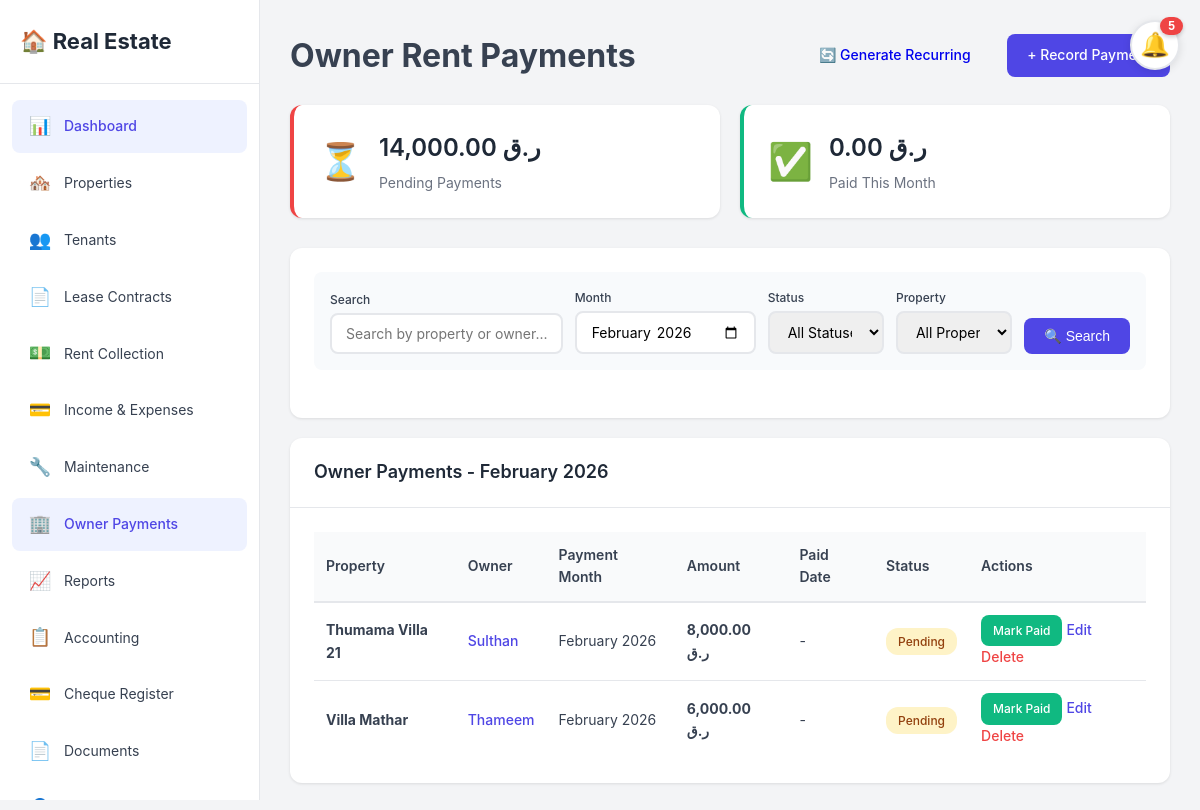
Screenshot of /owners/index.php (signed in) with the database file from the repository.
### tables this page shows
CREATE TABLE `owner_payments` (
  `id` int(11) NOT NULL,
  `property_id` int(11) NOT NULL,
  `user_id` int(11) NOT NULL,
  `amount` decimal(10,2) NOT NULL,
  `payment_month` date NOT NULL,
  `paid_date` date DEFAULT NULL,
  `cheque_number` varchar(50) DEFAULT NULL,
  `payment_method` enum('Cash','Check','Cheque','Bank Transfer','Credit Card','Online','Other') DEFAULT 'Bank Transfer',
  `reference_number` varchar(100) DEFAULT NULL,
  `notes` text DEFAULT NULL,
  `status` enum('Pending','Paid','Overdue') DEFAULT 'Pending',
  `created_at` timestamp NOT NULL DEFAULT current_timestamp(),
  `updated_at` timestamp NOT NULL DEFAULT current_timestamp() ON UPDATE current_timestamp()
);

CREATE TABLE `properties` (
  `id` int(11) NOT NULL,
  `user_id` int(11) NOT NULL,
  `parent_property_id` int(11) DEFAULT NULL,
  `unit_name` varchar(100) DEFAULT NULL,
  `is_unit` tinyint(1) DEFAULT 0,
  `owner_name` varchar(255) DEFAULT NULL,
  `owner_contact` varchar(255) DEFAULT NULL,
  `owner_email` varchar(255) DEFAULT NULL,
  `owner_phone` varchar(20) DEFAULT NULL,
  `monthly_rent_to_owner` decimal(10,2) DEFAULT 0.00,
  `property_name` varchar(255) NOT NULL,
  `address` varchar(500) NOT NULL,
  `city` varchar(100) NOT NULL,
  `state` varchar(100) DEFAULT NULL,
  `zip_code` varchar(20) DEFAULT NULL,
  `country` varchar(100) DEFAULT 'Qatar',
  `property_type` enum('Apartment','House','Condo','Townhouse','Commercial','Other') NOT NULL,
  `bedrooms` int(11) DEFAULT NULL,
  `bathrooms` decimal(3,1) DEFAULT NULL,
  `square_feet` int(11) DEFAULT NULL,
  `purchase_price` decimal(12,2) DEFAULT NULL,
  `current_value` decimal(12,2) DEFAULT NULL,
  `purchase_date` date DEFAULT NULL,
  `default_rent` decimal(10,2) DEFAULT 0.00,
  `status` enum('Vacant','Occupied','Under Maintenance') DEFAULT 'Vacant',
  `notes` text DEFAULT NULL,
  `created_at` timestamp NOT NULL DEFAULT current_timestamp(),
  `updated_at` timestamp NOT NULL DEFAULT current_timestamp() ON UPDATE current_timestamp()
);

### config/config.php (called while the page is built, shortened)
<?php
function isLoggedIn() {
    return isset($_SESSION['user_id']) && !empty($_SESSION['user_id']);
}
function getCurrentUserId() {
    return isset($_SESSION['user_id']) ? $_SESSION['user_id'] : null;
}
function getCurrencySymbol($currency_code) {
    $currencies = [
        'USD' => '$',
        'QAR' => 'ر.ق',
        'SAR' => 'ر.س',
        'AED' => 'د.إ',
        'EUR' => '€',
        'GBP' => '£',
        'CAD' => 'C$',
        'AUD' => 'A$',
        'JPY' => '¥',
        'INR' => '₹',
        'PKR' => '₨',
        'EGP' => 'E£',
        'BHD' => '.د.ب',
        'KWD' => 'د.ك',
        'OMR' => 'ر.ع.',
    ];
    return isset($currencies[$currency_code]) ? $currencies[$currency_code] : '$';
}
function getUserCurrency() {
    if (isset($_SESSION['user_currency'])) {
        return $_SESSION['user_currency'];
    }
    return $currency;
}
function formatCurrency($amount, $currency_code = null) {
    if ($currency_code === null) {
        $currency_code = getUserCurrency();
    }
    $symbol = getCurrencySymbol($currency_code);
    $formatted = number_format($amount, 2);
    $rtl_currencies = ['QAR', 'SAR', 'AED', 'BHD', 'KWD', 'OMR'];
    if (in_array($currency_code, $rtl_currencies)) {
        return $formatted . ' ' . $symbol;
    } else {
        return $symbol . $formatted;
    }
}
?>

### owners/index.php (the view, shortened to what this page needs)
<?php
require_once '../config/config.php';
$conn = getDBConnection();
$user_id = getCurrentUserId();
$current_user = $conn->query("SELECT role FROM users WHERE id = $user_id")->fetch_assoc();
$user_role = $current_user['role'] ?? 'User';
$can_delete_any = in_array($user_role, ['Super Admin', 'Admin']);
$search = isset($_GET['search']) ? $conn->real_escape_string($_GET['search']) : '';
$month = isset($_GET['month']) ? $conn->real_escape_string($_GET['month']) : date('Y-m');
$where_clause = $can_delete_any
    ? "DATE_FORMAT(op.payment_month, '%Y-%m') = '$month'"
    : "op.user_id = $user_id AND DATE_FORMAT(op.payment_month, '%Y-%m') = '$month'";
$owner_payments = $conn->query("SELECT op.*, p.property_name, p.owner_name, p.monthly_rent_to_owner
    FROM owner_payments op
    INNER JOIN properties p ON op.property_id = p.id
    WHERE $where_clause
    ORDER BY op.payment_month DESC, op.status ASC");
$stats_where = $can_delete_any
    ? "op.status = 'Pending' AND DATE_FORMAT(op.payment_month, '%Y-%m') = '$month'"
    : "op.user_id = $user_id AND op.status = 'Pending' AND DATE_FORMAT(op.payment_month, '%Y-%m') = '$month'";
$total_pending = $conn->query("SELECT COALESCE(SUM(amount), 0) as total FROM owner_payments op
    INNER JOIN properties p ON op.property_id = p.id
    WHERE $stats_where")->fetch_assoc()['total'];
$stats_where_paid = $can_delete_any
    ? "op.status = 'Paid' AND DATE_FORMAT(op.payment_month, '%Y-%m') = '$month'"
    : "op.user_id = $user_id AND op.status = 'Paid' AND DATE_FORMAT(op.payment_month, '%Y-%m') = '$month'";
$total_paid = $conn->query("SELECT COALESCE(SUM(amount), 0) as total FROM owner_payments op
    INNER JOIN properties p ON op.property_id = p.id
    WHERE $stats_where_paid")->fetch_assoc()['total'];
include '../includes/header.php';
?>
<div class="page-actions">
    <h1>Owner Rent Payments</h1>
    <div>
        <a href="generate.php" class="btn">🔄 Generate Recurring</a>
        <a href="add.php" class="btn btn-primary" style="margin-left: 12px;">+ Record Payment</a>
    </div>
</div>
<div class="stats-grid" style="margin-bottom: 30px;">
    <div class="stat-card stat-expense">
        <div class="stat-icon">⏳</div>
        <div class="stat-content">
            <h3><?php echo formatCurrency($total_pending); ?></h3>
            <p>Pending Payments</p>
        </div>
    </div>
    <div class="stat-card stat-income">
        <div class="stat-icon">✅</div>
        <div class="stat-content">
            <h3><?php echo formatCurrency($total_paid); ?></h3>
            <p>Paid This Month</p>
        </div>
    </div>
</div>
<div class="content-card" style="margin-bottom: 20px;">
    <div class="card-body">
        <form method="GET" action="" style="margin-bottom: 24px; padding: 16px; background: #f8fafc; border-radius: 8px;">
            <div style="display: grid; grid-template-columns: 2fr 1fr 1fr 1fr auto; gap: 12px; align-items: end;">
                <div class="form-group" style="margin-bottom: 0;">
                    <label for="search" style="font-size: 12px; margin-bottom: 4px;">Search</label>
                    <input type="text" id="search" name="search" placeholder="Search by property or owner..." value="<?php echo htmlspecialchars($search); ?>" style="width: 100%;">
                </div>
                <div class="form-group" style="margin-bottom: 0;">
                    <label for="month_filter" style="font-size: 12px; margin-bottom: 4px;">Month</label>
                    <input type="month" id="month_filter" name="month" value="<?php echo htmlspecialchars($month); ?>" style="width: 100%;">
                </div>
                <div class="form-group" style="margin-bottom: 0;">
                    <label for="status_filter" style="font-size: 12px; margin-bottom: 4px;">Status</label>
                    <select id="status_filter" name="status" style="width: 100%;">
                        <option value="">All Statuses</option>
                    </select>
                </div>
                <div class="form-group" style="margin-bottom: 0;">
                    <label for="property_filter" style="font-size: 12px; margin-bottom: 4px;">Property</label>
                    <select id="property_filter" name="property" style="width: 100%;">
                        <option value="">All Properties</option>
                    </select>
                </div>
                <div style="display: flex; gap: 8px;">
                    <button type="submit" class="btn btn-primary">🔍 Search</button>
                </div>
            </div>
        </form>
    </div>
</div>
<div class="content-card">
    <div class="card-header">
        <h2>Owner Payments - <?php echo date('F Y', strtotime($month . '-01')); ?></h2>
    </div>
    <div class="card-body">
        <?php if ($owner_payments->num_rows > 0): ?>
            <div class="table-responsive">
                <table class="data-table">
                    <thead>
                        <tr>
                            <th>Property</th>
                            <th>Owner</th>
                            <th>Payment Month</th>
                            <th>Amount</th>
                            <th>Paid Date</th>
                            <th>Status</th>
                            <th>Actions</th>
                        </tr>
                    </thead>
                    <tbody>
                        <?php while ($payment = $owner_payments->fetch_assoc()): ?>
                            <tr>
                                <td><strong><?php echo htmlspecialchars($payment['property_name']); ?></strong></td>
                                <td>
                                    <?php if (!empty($payment['owner_name'])): ?>
                                        <a href="profile.php?owner=<?php echo urlencode($payment['owner_name']); ?>" class="btn-link">
                                            <?php echo htmlspecialchars($payment['owner_name']); ?>
                                        </a>
                                    <?php else: ?>
                                        N/A
                                    <?php endif; ?>
                                </td>
                                <td><?php echo date('F Y', strtotime($payment['payment_month'])); ?></td>
                                <td><strong><?php echo formatCurrency($payment['amount']); ?></strong></td>
                                <td><?php echo $payment['paid_date'] ? formatDate($payment['paid_date']) : '-'; ?></td>
                                <td>
                                    <?php if ($payment['status'] == 'Paid'): ?>
                                        <span class="badge badge-success">Paid</span>
                                    <?php else: ?>
                                        <span class="badge badge-warning">Pending</span>
                                    <?php endif; ?>
                                </td>
                                <td>
                                    <?php
                                    $can_edit_delete = $can_delete_any || ($payment['user_id'] == $user_id);
                                    ?>
                                    <?php if ($can_edit_delete && $payment['status'] == 'Pending'): ?>
                                        <a href="index.php?mark_paid=<?php echo $payment['id']; ?>"
                                           class="btn btn-success" style="padding: 6px 12px; font-size: 12px;">Mark Paid</a>
                                    <?php endif; ?>
                                    <?php if ($can_edit_delete): ?>
                                    <a href="edit.php?id=<?php echo $payment['id']; ?>" class="btn-link">Edit</a>
                                    <a href="index.php?delete=<?php echo $payment['id']; ?>"
                                       class="btn-link text-danger"
                                       onclick="return confirm('Are you sure you want to delete this payment?');">Delete</a>
                                    <?php endif; ?>
                                </td>
                            </tr>
                        <?php endwhile; ?>
                    </tbody>
                </table>
            </div>
        <?php endif; ?>
    </div>
</div>
<?php
include '../includes/footer.php';
?>

### assets/css/style.css (style rules this page uses)
* { margin: 0; padding: 0; box-sizing: border-box; }
:root { --primary-color: #4f46e5; --primary-hover: #4338ca; --secondary-color: #6366f1; --success-color: #10b981; --danger-color: #ef4444; --warning-color: #f59e0b; --info-color: #3b82f6; --dark-color: #1f2937; --light-color: #f9fafb; --border-color: #e5e7eb; --text-color: #374151; --text-muted: #6b7280; --sidebar-width: 260px; --header-height: 70px; }
body { font-family: -apple-system, BlinkMacSystemFont, 'Segoe UI', Roboto, 'Helvetica Neue', Arial, sans-serif; background-color: #f3f4f6; color: var(--text-color); line-height: 1.6; }
.stats-grid { display: grid; grid-template-columns: repeat(auto-fit, minmax(200px, 1fr)); gap: 20px; margin-bottom: 30px; }
.stat-card { background: white; border-radius: 12px; padding: 24px; display: flex; align-items: center; box-shadow: 0 1px 3px rgba(0, 0, 0, 0.1); transition: transform 0.2s, box-shadow 0.2s; }
.stat-icon { font-size: 36px; margin-right: 16px; }
.stat-content h3 { font-size: 24px; font-weight: 600; margin-bottom: 4px; color: var(--dark-color); }
.stat-content p { font-size: 14px; color: var(--text-muted); }
.stat-income { border-left: 4px solid var(--success-color); }
.stat-expense { border-left: 4px solid var(--danger-color); }
.dashboard-card, .content-card { background: white; border-radius: 12px; box-shadow: 0 1px 3px rgba(0, 0, 0, 0.1); overflow: hidden; }
.card-header { padding: 20px 24px; border-bottom: 1px solid var(--border-color); display: flex; justify-content: space-between; align-items: center; }
.card-header h2 { font-size: 18px; font-weight: 600; color: var(--dark-color); }
.card-body { padding: 24px; }
.btn { display: inline-block; padding: 10px 20px; border: none; border-radius: 8px; font-size: 14px; font-weight: 500; cursor: pointer; text-decoration: none; transition: all 0.2s; text-align: center; }
.btn-primary { background-color: var(--primary-color); color: white; }
.btn-success { background-color: var(--success-color); color: white; }
.btn-link { color: var(--primary-color); text-decoration: none; font-size: 14px; font-weight: 500; }
.form-group { margin-bottom: 20px; }
.form-group label { display: block; margin-bottom: 8px; font-weight: 500; color: var(--text-color); font-size: 14px; }
.form-group input, .form-group select, .form-group textarea { width: 100%; padding: 10px 14px; border: 2px solid var(--border-color); border-radius: 8px; font-size: 14px; font-family: inherit; transition: all 0.2s; }
.table-responsive { overflow-x: auto; }
.data-table { width: 100%; border-collapse: collapse; font-size: 14px; }
.data-table thead { background-color: var(--light-color); }
.data-table th { padding: 12px; text-align: left; font-weight: 600; color: var(--text-color); border-bottom: 2px solid var(--border-color); }
.data-table td { padding: 12px; border-bottom: 1px solid var(--border-color); }
.data-table tbody tr:last-child td { border-bottom: none; }
.badge { display: inline-block; padding: 4px 12px; border-radius: 12px; font-size: 12px; font-weight: 500; }
.badge-warning { background-color: #fef3c7; color: #92400e; }
.text-danger { color: var(--danger-color); }
.page-actions { display: flex; justify-content: space-between; align-items: center; margin-bottom: 24px; }

### rows the page displays
owner_payments: property.property_name "Thumama Villa 21", property.owner_name "Sulthan", payment_month "February 2026", amount "8,000.00 ر.ق", status "Pending"
owner_payments: property.property_name "Villa Mathar", property.owner_name "Thameem", payment_month "February 2026", amount "6,000.00 ر.ق", status "Pending"

### other values shown
$notification_count "5"
formatCurrency($total_pending) "14,000.00 ر.ق"
formatCurrency($total_paid) "0.00 ر.ق"
date('F Y', strtotime($month . '-01')) "February 2026"
